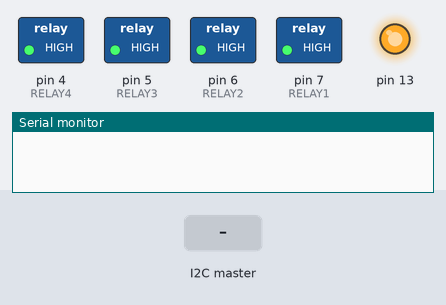
The sketch below on a simulated Arduino Uno, built with avr-gcc and run on an emulated ATmega328P. Shown: switched loads named in the sketch (green lamp = pin HIGH), output pins drawn as LEDs (lit = HIGH), the last lines printed to the serial monitor. Inputs (shaded band) come from the test bench.

Above: at 1.2 s.
1.3 s: the I2C master sends the byte 1
At 2.5 s:
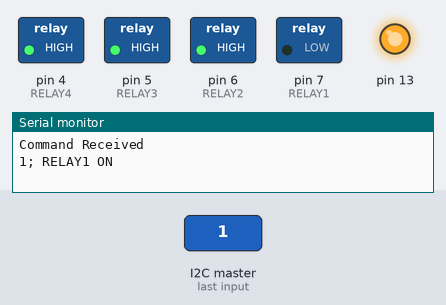
2.8 s: the I2C master sends the byte 0
At 3.8 s:
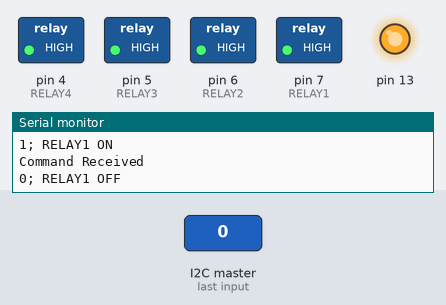
Timing chart, 0 to 5.8 s (numbered marks = the images above; inputs shaded):
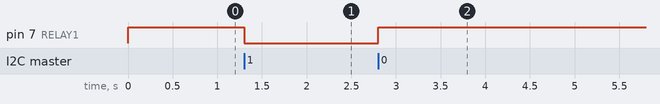

Measured:
- after the input at 1.3 s, pin 7 (RELAY1): HIGH → LOW at once
- after the input at 2.8 s, pin 7 (RELAY1): LOW → HIGH at once

The sketch:

Dashboard_relay.ino
```cpp
#include <Wire.h>

#define RELAY1 7
#define RELAY2 6
#define RELAY3 5
#define RELAY4 4

#define SSR1 8
#define SSR2 9
#define SSR3 10
#define SSR4 11

void setup() {
  // LED 13 ON
  pinMode(13, OUTPUT);
  digitalWrite(13, HIGH);

  Wire.begin(4);                // join i2c bus with address #4
  Serial.begin(9600);           // start serial for output
  Wire.onReceive(receiveEvent); // register event
  // default HIGH
  digitalWrite(RELAY1, HIGH);
  digitalWrite(RELAY2, HIGH);
  digitalWrite(RELAY3, HIGH);
  digitalWrite(RELAY4, HIGH);
  // set up Relays
  pinMode(RELAY1, OUTPUT);
  pinMode(RELAY2, OUTPUT);
  pinMode(RELAY3, OUTPUT);
  pinMode(RELAY4, OUTPUT);

  pinMode(SSR1, OUTPUT);
  pinMode(SSR2, OUTPUT);
  pinMode(SSR3, OUTPUT);
  pinMode(SSR4, OUTPUT);
}


void loop()
{
   delay(50);
}

// function that executes whenever data is received from master
// this function is registered as an event, see setup()
void receiveEvent(int howMany)
{
  int x = Wire.read();
  // receive byte as an integer
  Serial.println("Command Received");
  Serial.print(x);
  Serial.print("; ");
  // print the integer

  switch(x) {
      // RELAY1
      case 0:
        digitalWrite(RELAY1, HIGH);
        Serial.println("RELAY1 OFF");
        Serial.println();
       break;
      case 1:
        digitalWrite(RELAY1, LOW);
        Serial.println("RELAY1 ON");
        Serial.println();
       break;
      // RELAY2
      case 2:
        digitalWrite(RELAY2, HIGH);
        Serial.println("RELAY2 OFF");
        Serial.println();
       break;
      case 3:
        digitalWrite(RELAY2, LOW);
        Serial.println("RELAY2 ON");
        Serial.println();
       break;
      // RELAY3
      case 4:
        digitalWrite(RELAY3, HIGH);
        Serial.println("RELAY3 OFF");
        Serial.println();
       break;
      case 5:
        digitalWrite(RELAY3, LOW);
        Serial.println("RELAY3 ON");
        Serial.println();
       break;
      // RELAY4
      case 6:
        digitalWrite(RELAY4, HIGH);
        Serial.println("RELAY4 OFF");
        Serial.println();
       break;
      case 7:
        digitalWrite(RELAY4, LOW);
        Serial.println("RELAY4 ON");
        Serial.println();
       break;

       case 10:
        digitalWrite(SSR1, LOW);
        Serial.println("SSR1 OFF");
        Serial.println();
       break;
      case 11:
        digitalWrite(SSR1, HIGH);
        Serial.println("RELAY1 ON");
        Serial.println();
       break;
      // RELAY2
      case 12:
        digitalWrite(SSR2, LOW);
        Serial.println("RELAY2 OFF");
        Serial.println();
       break;
      case 13:
        digitalWrite(SSR2, HIGH);
        Serial.println("RELAY2 ON");
        Serial.println();
       break;
      // RELAY3
      case 14:
        digitalWrite(RELAY3, HIGH);
        Serial.println("RELAY3 OFF");
        Serial.println();
       break;
      case 15:
        digitalWrite(RELAY3, LOW);
        Serial.println("RELAY3 ON");
        Serial.println();
       break;
      // RELAY4
      case 16:
        digitalWrite(RELAY4, HIGH);
        Serial.println("RELAY4 OFF");
        Serial.println();
       break;
      case 17:
        digitalWrite(RELAY4, LOW);
        Serial.println("RELAY4 ON");
        Serial.println();
       break;
  }
}
```
